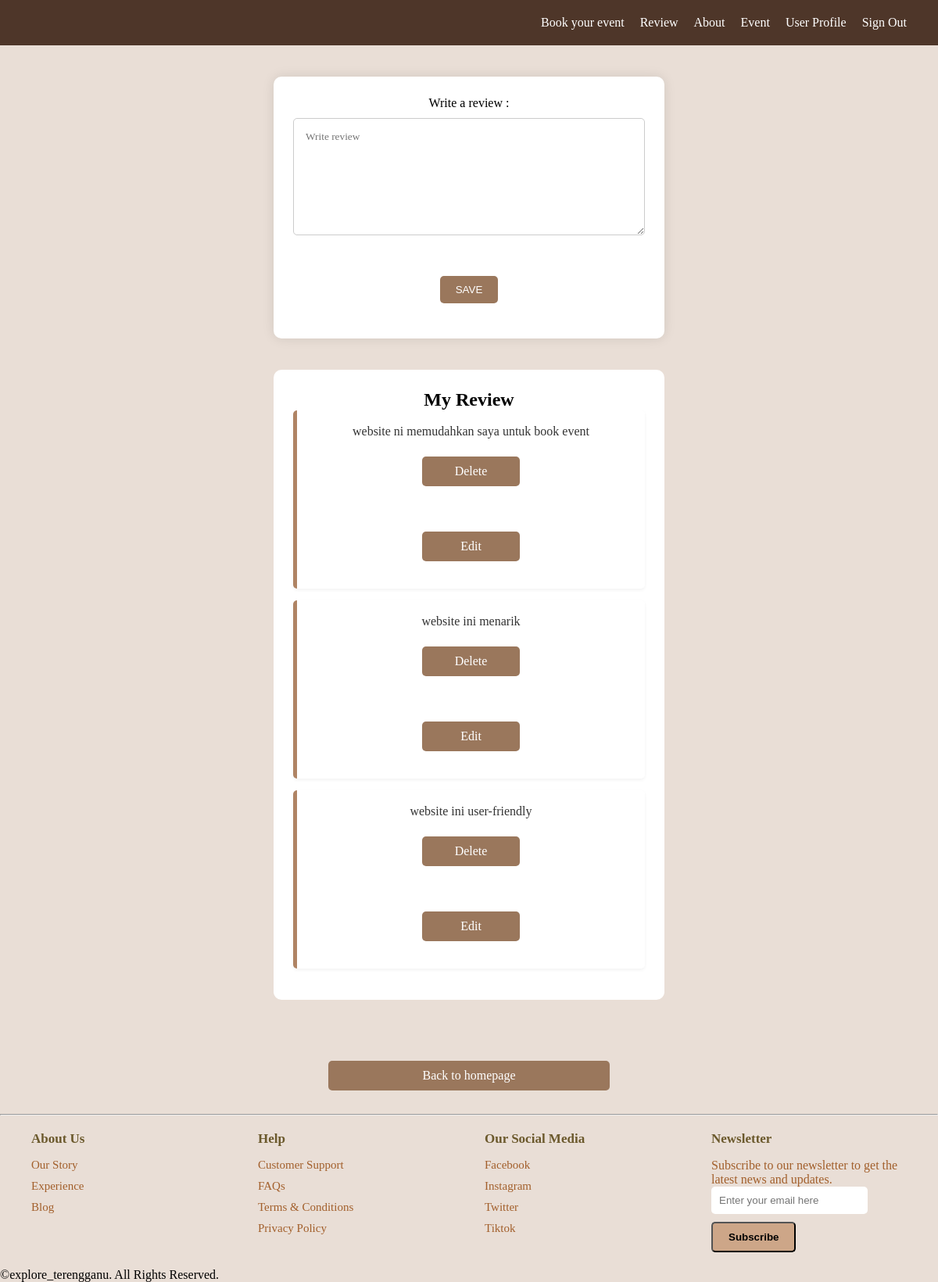
The app's page /explore_terengganu/index2/display_review/review (signed in) with its own data.
### registration/models.py (models this page shows)
class Review (models.Model):
    reviewID= models.AutoField(primary_key=True)
    userID=models.ForeignKey(User, on_delete=models.CASCADE)
    reviewcomment=models.TextField()

### registration/views.py (the view)
# urls.py: path('index2/display_review/review',views.review,name="review"),
def review(request):
    if 'user' in request.session:
        s_username = request.session['user']
        user = User.objects.get(username=s_username)
        if request.method =='POST':
            review_comment=request.POST['reviewcomment']
            review= Review(userID=user, reviewcomment=review_comment)
            review.save()
            return redirect('review')
        review_user= Review.objects.filter(userID=user)
        return render(request,'review.html',{'review_user': review_user})
    return redirect('loginacc')

### registration/templates/review.html (shortened to what this page needs)
<!DOCTYPE html>
<html lang="en">
<head>
    {% load static %}
     <link rel="stylesheet" href="{%static 'css/review.css'%}">
</head>
<body>
    <div class="container">
        <div class="header">
            <nav id="menu">
                <ul>
                    <li><a href="registerevent">Book your event</a></li>
                    <li><a href="display_review">Review</a></li>
                    <li><a href="aboutus2">About</a></li>
                    <li><a href="bookevent2">Event</a></li>
                    <li><a href="userdashboard">User Profile</a></li>
                    <li><a href="{% url 'sign_out' %}">Sign Out</a></li>
                </ul>
            </nav>
        </div>
        <div class="write-review">
            <form action="review" method="post" class="review-form">
                Write a review :
                <br><textarea type="text" name="reviewcomment" id="textbox" placeholder="Write review"></textarea><br><br>
                <input type="submit" value="SAVE" id="save-button">
            </form>
        </div>
        <div class="display-review">
            <h2>My Review</h2>
            {% for review in review_user %}
            <div class="showreview">
            <p>{{review.reviewcomment}}</p>
                <div class="button below">
                    <a href="{% url 'delete_review' review.reviewID %}" id="cancel-button">Delete</a>
                    <br>
                    <a href="{% url 'edit_review' review.reviewID %}" id="cancel-button">Edit</a>
                </div>
            </div>
            {%empty%}
                <p>No reviews submitted yet</p>
            {%endfor%}
        </div>
        <br>
        <a href="{% url 'index2' %}" id="cancel-button">Back to homepage</a>
            <hr id="footer-line">
            <div class="footer-container">
                <div class="footer-column">
                    <h3 id="title-footer">About Us</h3>
                    <a href="#">Our Story</a>
                    <a href="#">Experience</a>
                    <a href="#">Blog</a>
                </div>
                <div class="footer-column">
                    <h3 id="title-footer">Help</h3>
                    <a href="#">Customer Support</a>
                    <a href="#">FAQs</a>
                    <a href="#">Terms & Conditions</a>
                    <a href="#">Privacy Policy</a>
                </div>
                <div class="footer-column">
                    <h3 id="title-footer">Our Social Media</h3>
                    <a href="#">Facebook</a>
                    <a href="#">Instagram</a>
                    <a href="#">Twitter</a>
                    <a href="#">Tiktok</a>
                </div>
                <div class="footer-column">
                    <h3 id="title-footer">Newsletter</h3>
                    <p id="footersentences">Subscribe to our newsletter to get the latest news and updates.</p>
                    <div class="footer-newsletter">
                        <form name="myForm" onsubmit="return validateForm()" method="post">
                            <input type="email"  id="mail" name=newsletteremail >
                            <input type="submit" value="Subscribe" class="sub-btn">
                        </form>
                    </div>
                </div>
            </div>
        <p>&copy;explore_terengganu. All Rights Reserved.</p>
    </div>
</body>
</html>

### registration/static/css/review.css (style rules this page uses)
* { box-sizing: border-box; margin: 0; }
body { background-color: #E9DED6; }
.header { background-color: #4E3629; padding: 20px; text-align: right; position: sticky; top: 0; }
#menu ul { list-style: none; margin: 0; padding: 0; display: flex; justify-content: flex-end; }
#menu li { margin-right: 20px; }
#menu a { color: #fff; text-decoration: none; transition: color 0.2s ease; }
.review-form { max-width: 500px; margin: 40px auto; padding: 25px; background-color: #fff; border-radius: 10px; box-shadow: 0 0 15px rgba(0, 0, 0, 0.1); text-align: center; }
#textbox { width: 100%; height: 150px; padding: 15px; margin: 10px 0; border: 1px solid #ccc; border-radius: 5px; font-family: 'Times New Roman', Times, serif; }
#save-button { background-color: #9a775c; color: white; padding: 10px 20px; border: none; border-radius: 5px; cursor: pointer; transition: background-color 0.3s, transform 0.2s; display: block; margin: 20px auto; }
.display-review { max-width: 500px; margin: 40px auto; padding: 25px; background-color: #fff; border-radius: 10px; text-align: center; }
.display-review p { text-align: center; color: #7a7a7a; font-size: 16px; }
.showreview { background-color: #fff; padding: 15px; margin-bottom: 15px; border-left: 5px solid #af8464; border-radius: 5px; box-shadow: 0 2px 4px rgba(0, 0, 0, 0.05); }
.showreview p { font-size: 16px; color: #333; line-height: 1.5; }
#cancel-button { background-color: #9a775c; color: white; padding: 10px 20px; border: none; border-radius: 5px; cursor: pointer; transition: background-color 0.3s, transform 0.2s; display: block; margin: 20px auto; width:30%; text-decoration: none; text-align: center; }
#footer-line { margin-top: 30px; }
.footer-container { display: flex; justify-content: space-around; max-width: 1200px; margin: auto; padding: 0 20px; }
.footer-column { flex: 1; margin: 20px; min-width: 200px; }
#title-footer { margin-bottom: 15px; font-size: 17px; color: #6b592c; }
.footer-column a { color: #A25F2B; text-decoration: none; margin-bottom: 10px; display: block; transition: color 0.3s; font-size: 15px; }
#mail { padding: 10px; border: none; border-radius: 5px; margin-right: 10px; width: 80% }
#footersentences { color: #A25F2B; }
.sub-btn { padding: 10px 20px; border-radius: 5px; background-color: #cda688; color: black; font-weight: bold; cursor: pointer; margin-top: 10px; }

### records on screen
Review: reviewcomment "website ni memudahkan saya untuk book event"
Review: reviewcomment "website ini menarik"
Review: reviewcomment "website ini user-friendly"
